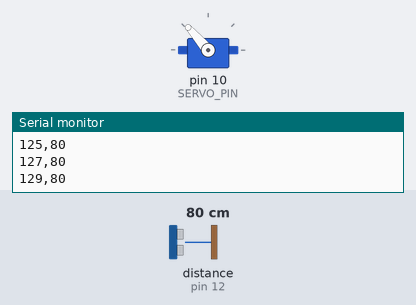
This sketch was run on a simulated Arduino Uno, built with avr-gcc and run on an emulated ATmega328P. Parts: servo, the last lines printed to the serial monitor. Wiring (inferred from the names in the program): ultrasonic range finder: trigger pin 13; echo pin 12. The test bench sets the inputs (shaded band); at power-on: distance to the obstacle (sensor on pin 12) 80 cm. The echo pulse lasts 58.3 µs per cm.

Above: at 1.7 s.
1.8 s: distance to the obstacle (sensor on pin 12) set to 35 cm
At 3.4 s:
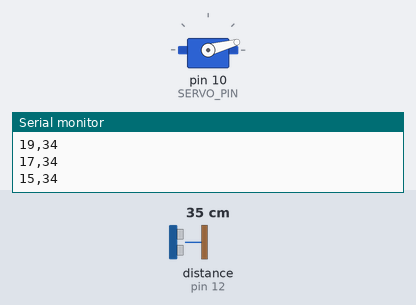
4.8 s: distance to the obstacle (sensor on pin 12) set to 2 cm
At 5.25 s:
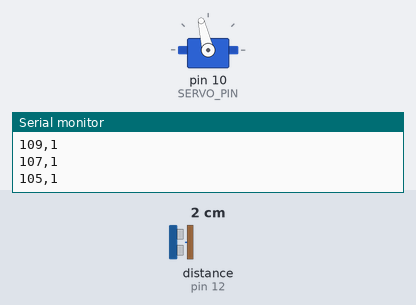
7.8 s: distance to the obstacle (sensor on pin 12) set to 18 cm
At 7.97 s:
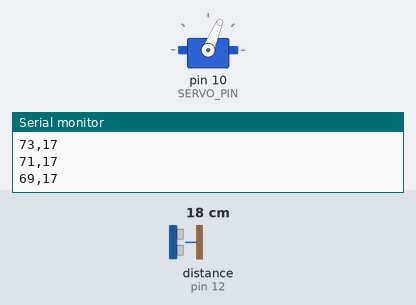
Timing chart, 0 to 16.8 s (numbered marks = the images above; inputs shaded):
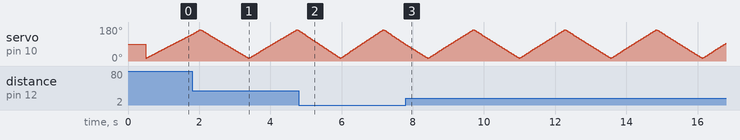

The sketch:

ultrasound_scan.ino
```cpp
#include <Servo.h>

#define TRIG_PIN 13
#define ECHO_PIN 12
#define SERVO_PIN 10

Servo myServo;

void setup() {
  Serial.begin(9600);
  pinMode(TRIG_PIN, OUTPUT);
  pinMode(ECHO_PIN, INPUT);
  myServo.attach(SERVO_PIN);

  // 初始归位
  myServo.write(90);
  delay(500);
}

int getDistance() {
  digitalWrite(TRIG_PIN, LOW); delayMicroseconds(2);
  digitalWrite(TRIG_PIN, HIGH); delayMicroseconds(10);
  digitalWrite(TRIG_PIN, LOW);

  // 【关键修改1】增加超时参数 30000微秒 (30ms)
  // 如果30ms内没有回波，函数强制结束，不再死等
  // 30ms 大约对应 5米距离，足够覆盖传感器量程
  unsigned long duration = pulseIn(ECHO_PIN, HIGH, 30000);

  if (duration == 0) {
    return 400; // 如果超时（前面没东西），返回一个最大值，避免数据为0干扰绘图
  }

  return (int)(duration / 58);
}

void loop() {
  // 【关键修改2】步进改为 2 度，动作更细腻 (原为 5)
  for (int pos = 15; pos <= 165; pos += 2) {
    myServo.write(pos);

    // 【关键修改3】给舵机留出物理运动时间
    // 15ms 足以完成 2度的微小转动，配合 pulseIn 的时间，整体节奏刚好
    delay(15);

    int dist = getDistance();

    Serial.print(pos);
    Serial.print(",");
    Serial.println(dist);
  }

  // 反向扫描
  for (int pos = 165; pos >= 15; pos -= 2) {
    myServo.write(pos);
    delay(15);
    int dist = getDistance();

    Serial.print(pos);
    Serial.print(",");
    Serial.println(dist);
  }
}
```
